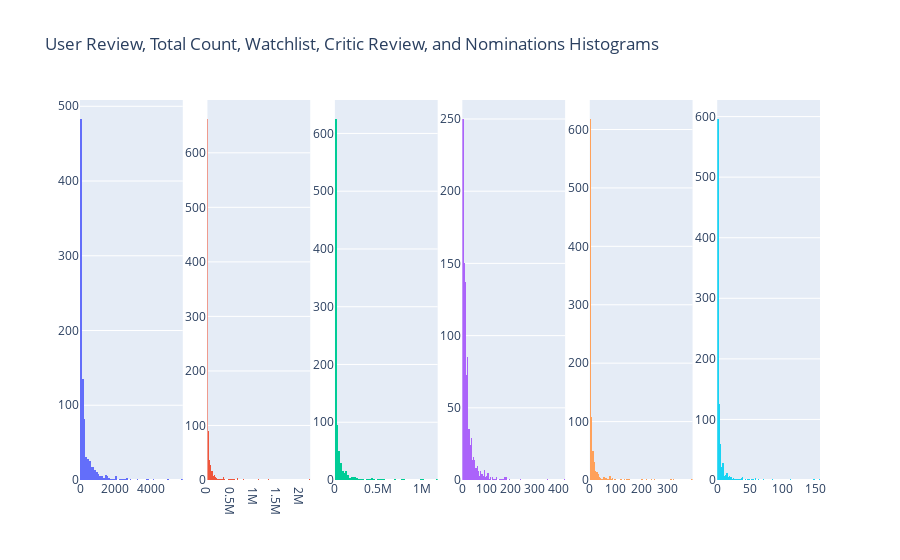

The notebook cell this image was saved under:
### Code cell
# Subplots 생성
fig = make_subplots(rows=1, cols=6)

# 첫 번째 히스토그램
fig.add_trace(go.Histogram(
    x=df['user_review'],
    name='User Review(유저 리뷰 수)'
), row=1, col=1)

# 두 번째 히스토그램
fig.add_trace(go.Histogram(
    x=df['total_count'],
    name='Total Count(평점 매긴 인원 수)'
), row=1, col=2)

# 세 번째 히스토그램
fig.add_trace(go.Histogram(
    x=df['watchlist'],
    name='Watchlist(Watchlist 수)'
), row=1, col=3)

# 네 번째 히스토그램
fig.add_trace(go.Histogram(
    x=df['critic_review'],
    name='Critic Review(비평가 리뷰 수)'
), row=1, col=4)

# 다섯 번째 히스토그램
fig.add_trace(go.Histogram(
    x=df['nominations'],
    name='Nominations(후보에 오른 수)'
), row=1, col=5)

# 여섯 번째 히스토그램
fig.add_trace(go.Histogram(
    x=df['wins'],
    name='Wins(수상이력 수)'
), row=1, col=6)

# 레이아웃 업데이트
fig.update_layout(
    title_text='User Review, Total Count, Watchlist, Critic Review, and Nominations Histograms',
    showlegend=False
)

# 그래프 출력
fig.show()

### Figure 1 — Plotly figure (JSON) as saved in the notebook; plotly's stock layout.template omitted (floating-point values rounded to 4 significant figures; data arrays with more than 128 entries replaced by an {"elided": "..."} marker saying what was removed)
{"data": [{"name": "User Review(유저 리뷰 수)", "type": "histogram", "x": {"elided": "905 int values"}, "xaxis": "x", "yaxis": "y"}, {"name": "Total Count(평점 매긴 인원 수)", "type": "histogram", "x": {"elided": "905 int values"}, "xaxis": "x2", "yaxis": "y2"}, {"name": "Watchlist(Watchlist 수)", "type": "histogram", "x": {"elided": "905 int values"}, "xaxis": "x3", "yaxis": "y3"}, {"name": "Critic Review(비평가 리뷰 수)", "type": "histogram", "x": {"elided": "905 int values"}, "xaxis": "x4", "yaxis": "y4"}, {"name": "Nominations(후보에 오른 수)", "type": "histogram", "x": {"elided": "905 int values"}, "xaxis": "x5", "yaxis": "y5"}, {"name": "Wins(수상이력 수)", "type": "histogram", "x": {"elided": "905 int values"}, "xaxis": "x6", "yaxis": "y6"}], "layout": {"showlegend": false, "title": {"text": "User Review, Total Count, Watchlist, Critic Review, and Nominations Histograms"}, "xaxis": {"anchor": "y", "domain": [0, 0.1389]}, "xaxis2": {"anchor": "y2", "domain": [0.1722, 0.3111]}, "xaxis3": {"anchor": "y3", "domain": [0.3444, 0.4833]}, "xaxis4": {"anchor": "y4", "domain": [0.5167, 0.6556]}, "xaxis5": {"anchor": "y5", "domain": [0.6889, 0.8278]}, "xaxis6": {"anchor": "y6", "domain": [0.8611, 1]}, "yaxis": {"anchor": "x", "domain": [0, 1]}, "yaxis2": {"anchor": "x2", "domain": [0, 1]}, "yaxis3": {"anchor": "x3", "domain": [0, 1]}, "yaxis4": {"anchor": "x4", "domain": [0, 1]}, "yaxis5": {"anchor": "x5", "domain": [0, 1]}, "yaxis6": {"anchor": "x6", "domain": [0, 1]}}}
